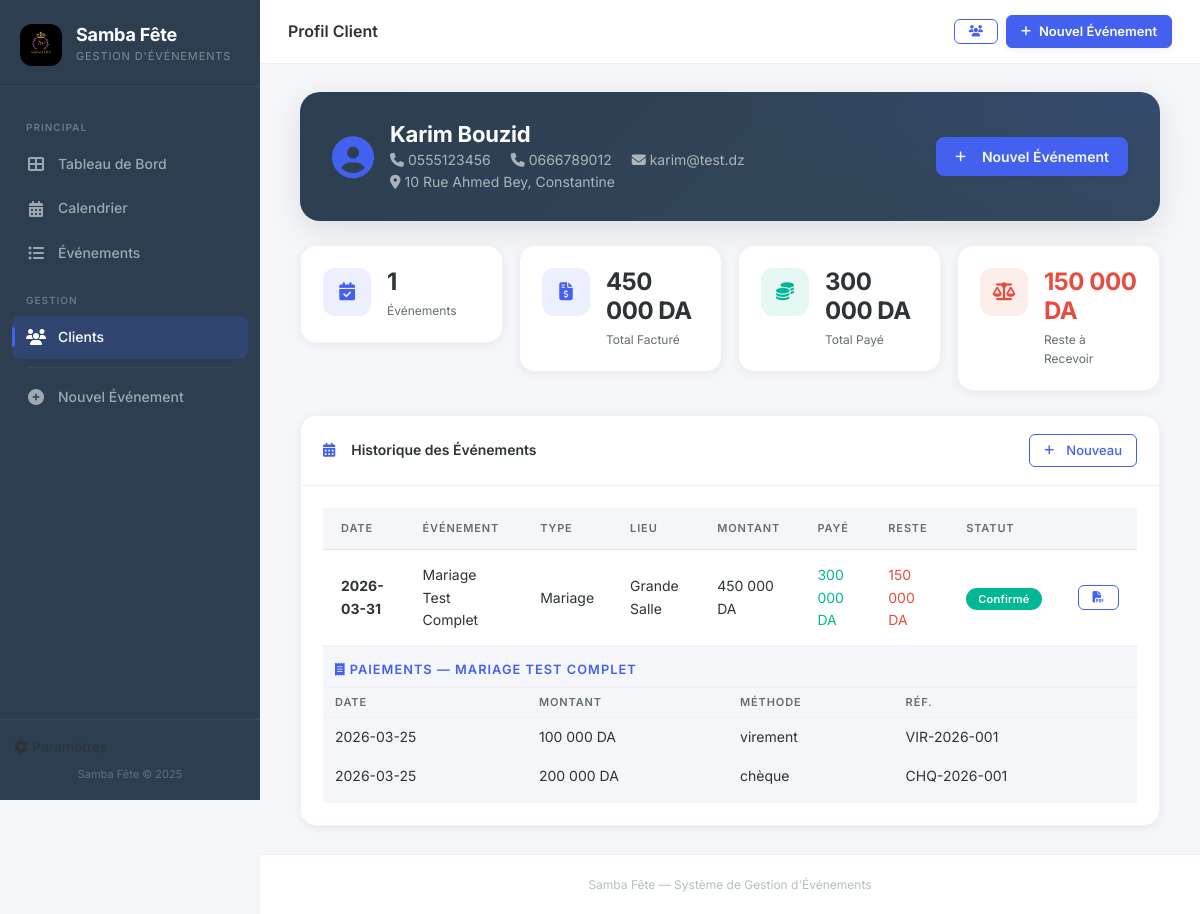
Before: /client/1 with the older database file.
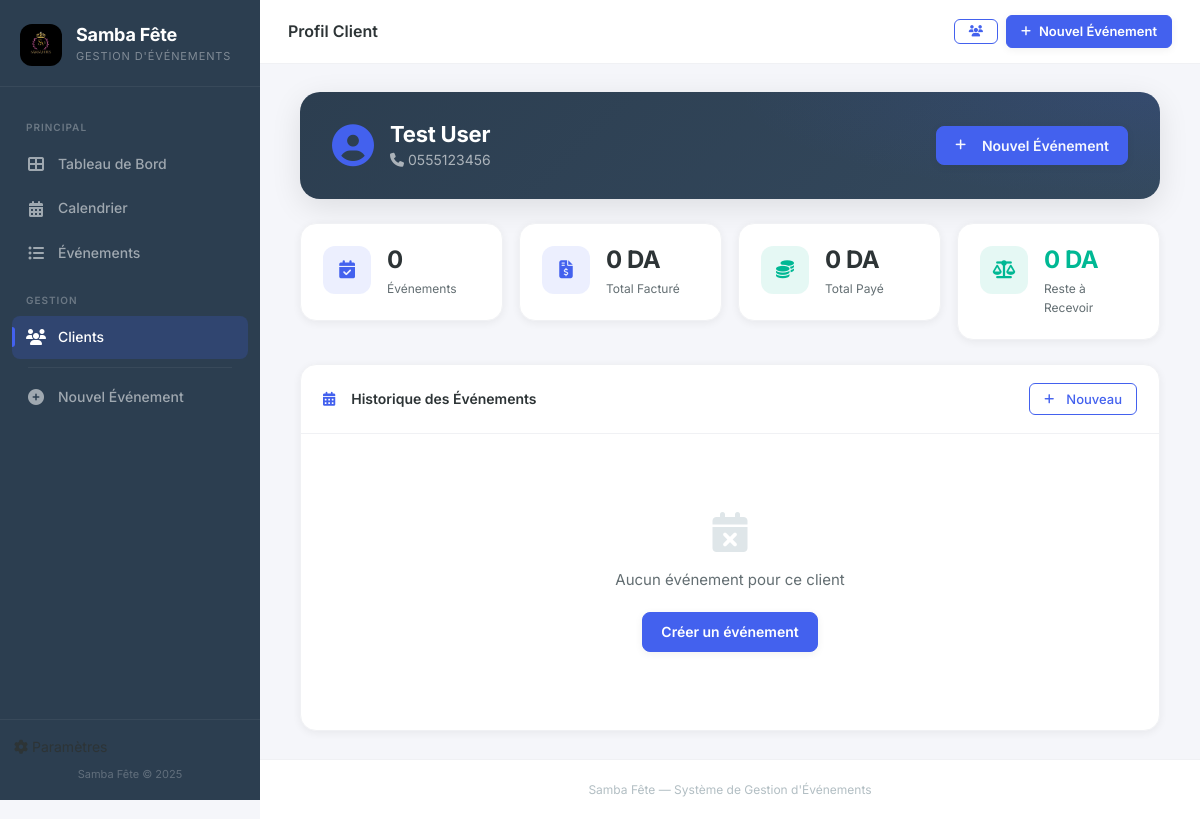
After: the same page with the newer database file.
### tables this page shows
CREATE TABLE clients (
            id INTEGER PRIMARY KEY AUTOINCREMENT,
            name TEXT NOT NULL,
            phone TEXT NOT NULL,
            phone2 TEXT,
            email TEXT,
            address TEXT,
            created_at TEXT DEFAULT (datetime('now','localtime'))
        );

CREATE TABLE events (
            id INTEGER PRIMARY KEY AUTOINCREMENT,
            title TEXT NOT NULL,
            client_id INTEGER NOT NULL,
            venue_id INTEGER NOT NULL,
            venue_id2 INTEGER,
            event_type TEXT NOT NULL,
            event_date TEXT NOT NULL,
            time_slot TEXT NOT NULL,
            guests_men INTEGER DEFAULT 0,
            guests_women INTEGER DEFAULT 0,
            status TEXT DEFAULT 'confirmé',
            notes TEXT,
            total_amount REAL DEFAULT 0,
            deposit_required REAL DEFAULT 20000,
            created_at TEXT DEFAULT (datetime('now','localtime')),
            FOREIGN KEY (client_id) REFERENCES clients(id),
            FOREIGN KEY (venue_id) REFERENCES venues(id),
            FOREIGN KEY (venue_id2) REFERENCES venues(id)
        );

CREATE TABLE venues (
            id INTEGER PRIMARY KEY AUTOINCREMENT,
            name TEXT NOT NULL,
            capacity_men INTEGER DEFAULT 0,
            capacity_women INTEGER DEFAULT 0,
            is_active INTEGER DEFAULT 1
        );

CREATE TABLE payments (
            id INTEGER PRIMARY KEY AUTOINCREMENT,
            event_id INTEGER NOT NULL,
            amount REAL NOT NULL,
            date TEXT DEFAULT (datetime('now','localtime')),
            method TEXT DEFAULT 'espèces',
            payment_type TEXT DEFAULT 'acompte',
            reference TEXT,
            FOREIGN KEY (event_id) REFERENCES events(id)
        );

### app.py (the view)
@app.route('/client/<int:client_id>')
def client_detail(client_id):
    db = get_db()
    client = db.execute("SELECT * FROM clients WHERE id=?", (client_id,)).fetchone()
    if not client:
        flash("Client introuvable", "danger")
        db.close()
        return redirect(url_for('client_list'))
    events = db.execute(
        "SELECT e.*, v.name as venue_name FROM events e "
        "JOIN venues v ON e.venue_id=v.id WHERE e.client_id=? ORDER BY e.event_date DESC",
        (client_id,)).fetchall()
    total_owed = db.execute(
        "SELECT COALESCE(SUM(total_amount),0) as s FROM events WHERE client_id=?",
        (client_id,)).fetchone()['s']
    total_paid = db.execute(
        "SELECT COALESCE(SUM(p.amount),0) as s FROM payments p "
        "JOIN events e ON p.event_id=e.id WHERE e.client_id=?",
        (client_id,)).fetchone()['s']
    event_payments = {}
    for ev in events:
        payments = db.execute(
            "SELECT * FROM payments WHERE event_id=? ORDER BY date DESC",
            (ev['id'],)).fetchall()
        event_paid = sum(p['amount'] for p in payments)
        event_payments[ev['id']] = {
            'payments': payments,
            'total_paid': event_paid,
            'remaining': ev['total_amount'] - event_paid
        }
    db.close()
    return render_template('client_detail.html', client=client, events=events,
                           total_owed=total_owed, total_paid=total_paid,
                           event_payments=event_payments)

### app.py (called while the page is built)
def format_da(amount):
    try:
        return f"{float(amount):,.0f} DA".replace(",", " ")
    except (ValueError, TypeError):
        return "0 DA"

### models.py (called while the page is built)
def get_db():
    conn = sqlite3.connect(DB_PATH, timeout=10)
    conn.row_factory = sqlite3.Row
    conn.execute("PRAGMA foreign_keys = ON")
    return conn

### templates/client_detail.html (shortened to what the changed rows need)
{% extends "base.html" %}
{% block content %}
<div class="container-fluid">
    <div class="event-header-bar mb-4">
        <div class="row align-items-center">
            <div class="col-md-8">
                <div class="d-flex align-items-center">
                    <div>
                        <h2 class="event-title mb-0">{{ client.name }}</h2>
                        <div class="event-meta">
                            <span><i class="fas fa-phone me-1"></i>{{ client.phone }}</span>
                            {% if client.phone2 %}
                            <span class="ms-3"><i class="fas fa-phone me-1"></i>{{ client.phone2 }}</span>
                            {% endif %}
                            {% if client.email %}
                            <span class="ms-3"><i class="fas fa-envelope me-1"></i>{{ client.email }}</span>
                            {% endif %}
                        </div>
                        {% if client.address %}
                        <div class="event-meta">
                            <span><i class="fas fa-map-marker-alt me-1"></i>{{ client.address }}</span>
                        </div>
                        {% endif %}
                    </div>
                </div>
            </div>
        </div>
    </div>
    <div class="row g-3 mb-4">
        <div class="col-6 col-lg-3">
            <div class="stat-card">
                <div class="stat-info">
                    <span class="stat-value">{{ events | length }}</span>
                    <span class="stat-label">Événements</span>
                </div>
            </div>
        </div>
        <div class="col-6 col-lg-3">
            <div class="stat-card">
                <div class="stat-info">
                    <span class="stat-value">{{ total_owed | format_da }}</span>
                    <span class="stat-label">Total Facturé</span>
                </div>
            </div>
        </div>
        <div class="col-6 col-lg-3">
            <div class="stat-card">
                <div class="stat-info">
                    <span class="stat-value">{{ total_paid | format_da }}</span>
                    <span class="stat-label">Total Payé</span>
                </div>
            </div>
        </div>
        <div class="col-6 col-lg-3">
            <div class="stat-card">
                {% set remaining = total_owed - total_paid %}
                <div class="stat-icon {% if remaining > 0 %}bg-danger-soft{% else %}bg-success-soft{% endif %}">
                    <i class="fas fa-balance-scale"></i>
                </div>
                <div class="stat-info">
                    <span class="stat-value {% if remaining > 0 %}text-danger{% else %}text-success{% endif %}">
                        {{ remaining | format_da }}
                    </span>
                    <span class="stat-label">Reste à Recevoir</span>
                </div>
            </div>
        </div>
    </div>
    <div class="card-custom">
        <div class="card-body-custom">
            {% if events %}
            <div class="table-responsive">
                <table class="table-elegant">
                    <thead>
                        <tr>
                            <th>Date</th>
                            <th>Événement</th>
                            <th>Type</th>
                            <th>Lieu</th>
                            <th>Montant</th>
                            <th>Payé</th>
                            <th>Reste</th>
                            <th>Statut</th>
                            <th></th>
                        </tr>
                    </thead>
                    <tbody>
                        {% for ev in events %}
                        {% set ev_paid = event_payments[ev.id]['total_paid'] %}
                        {% set ev_remaining = ev.total_amount - ev_paid %}
                        <tr class="clickable-row" onclick="window.location='{{ url_for('event_detail', event_id=ev.id) }}'">
                            <td><strong>{{ ev.event_date[:10] }}</strong></td>
                            <td>{{ ev.title }}</td>
                            <td>{{ ev.event_type }}</td>
                            <td>{{ ev.venue_name }}</td>
                            <td>{{ ev.total_amount | format_da }}</td>
                            <td class="text-success">{{ ev_paid | format_da }}</td>
                            <td class="{% if ev_remaining > 0 %}text-danger{% else %}text-success{% endif %}">
                                {{ ev_remaining | format_da }}
                            </td>
                            <td>
                                <span class="badge-status status-{{ ev.status | replace(' ', '-') }}">
                                    {{ ev.status }}
                                </span>
                            </td>
                            <td>
                                <a href="{{ url_for('generate_contract', event_id=ev.id) }}"
                                   class="btn btn-sm btn-outline-gold" target="_blank" title="Contrat PDF"
                                   onclick="event.stopPropagation()">
                                    <i class="fas fa-file-pdf"></i>
                                </a>
                            </td>
                        </tr>
                        {% if event_payments[ev.id].payments %}
                        <tr class="payment-sub-row">
                            <td colspan="9" class="p-0">
                                <div class="payment-history-mini">
                                    <table class="table table-sm mb-0">
                                        <thead>
                                            <tr>
                                                <th colspan="4" class="ps-3" style="font-size: 0.8rem; color: var(--blue);">
                                                    <i class="fas fa-receipt me-1"></i>Paiements — {{ ev.title }}
                                                </th>
                                            </tr>
                                            <tr style="font-size: 0.75rem;">
                                                <th class="ps-3">Date</th>
                                                <th>Montant</th>
                                                <th>Méthode</th>
                                                <th>Réf.</th>
                                            </tr>
                                        </thead>
                                        <tbody style="font-size: 0.8rem;">
                                            {% for p in event_payments[ev.id].payments %}
                                            <tr>
                                                <td class="ps-3">{{ p.date[:10] }}</td>
                                                <td>{{ p.amount | format_da }}</td>
                                                <td>{{ p.method }}</td>
                                                <td>{{ p.reference or '—' }}</td>
                                            </tr>
                                            {% endfor %}
                                        </tbody>
                                    </table>
                                </div>
                            </td>
                        </tr>
                        {% endif %}
                        {% endfor %}
                    </tbody>
                </table>
            </div>
            {% else %}
            <div class="empty-state">
                <i class="fas fa-calendar-times"></i>
                <p>Aucun événement pour ce client</p>
                <a href="{{ url_for('event_form') }}" class="btn btn-primary">Créer un événement</a>
            </div>
            {% endif %}
        </div>
    </div>
</div>
{% endblock %}

Changed rows visible on the page:
removed events: event_date "2026-03-31", title "Mariage Test Complet", event_type "Mariage", venue_name "Grande Salle", total_amount "450 000 DA", ev_paid "300 000 DA", ev_remaining "150 000 DA", status "Confirmé", title "MARIAGE TEST COMPLET"
removed payments: date "2026-03-25", amount "100 000 DA", method "virement", reference "VIR-2026-001"
removed payments: date "2026-03-25", amount "200 000 DA", method "chèque", reference "CHQ-2026-001"
changed clients: name "Karim Bouzid" → "Test User"; phone2 "0666789012" → (not shown); email "karim@test.dz" → (not shown); address "10 Rue Ahmed Bey, Constantine" → (not shown)
Other visible differences:
{{ events | length }}: "1" → "0"
{{ total_owed | format_da }}: "450 000 DA" → "0 DA"
{{ total_paid | format_da }}: "300 000 DA" → "0 DA"
{{ remaining | format_da }}: "150 000 DA" → "0 DA"
text no longer shown: "DATE ÉVÉNEMENT TYPE LIEU MONTANT PAYÉ RESTE STATUT"
text now shown: "Aucun événement pour ce client Créer un événement"
